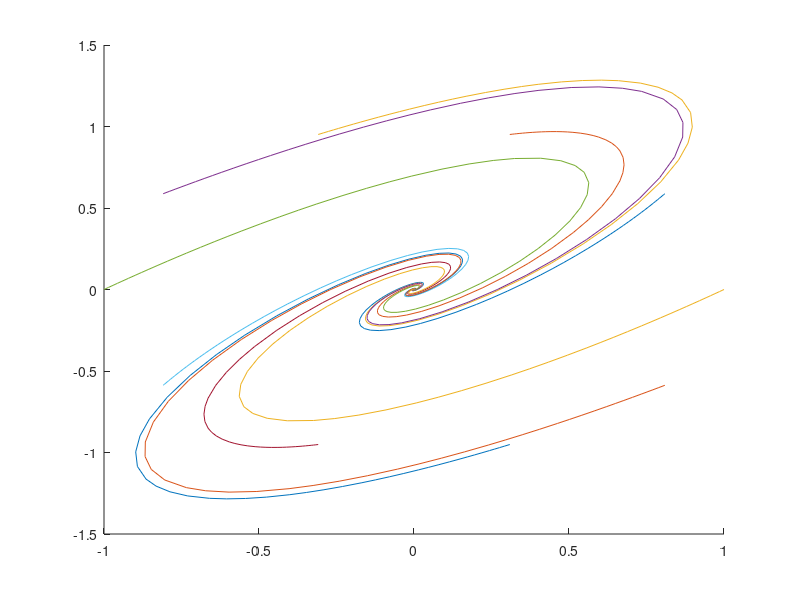

Reproduce this figure in MATLAB.
function phase_portrait()
close all
clc 
figure()
hold on 
    for theta=[0.2:0.2:2]*pi
        x0=[cos(theta);sin(theta)];
        [t,x]=ode45(@dxdt2,[0 25],x0);
        plot(x(:,1),x(:,2)) 
        drawnow 
    end
end

function dx= dxdt2(t,x)
A=[-0.85 0.75; -0.75 0.35];
dx=A*x;
end